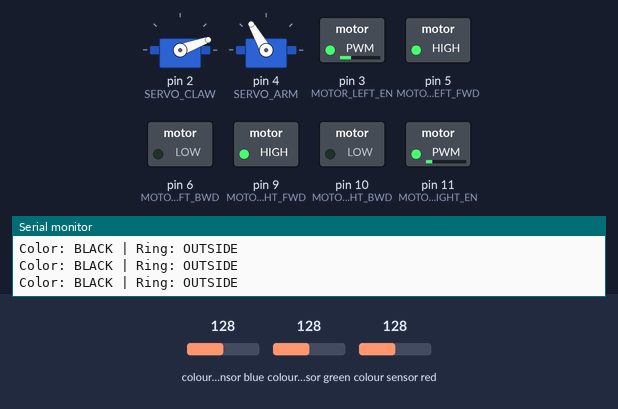
The sketch below on a simulated Arduino Uno, built with avr-gcc and run on an emulated ATmega328P. Parts: 2 × servo, switched loads named in the sketch (green lamp = pin HIGH), the last lines printed to the serial monitor. Wiring (inferred from the names in the program): TCS3200 colour sensor: output pin 7; S2 A4; S3 A5; S0 A2; S1 A3. The test bench sets the inputs (shaded band); at power-on: colour sensor blue 128, colour sensor green 128, colour sensor red 128. Pins used as bus, display or sensor lines are not drawn.

Above: at 2.2 s.
2.3 s: colour sensor blue set to 5
4.2 s: colour sensor green set to 5
At 42.2 s:
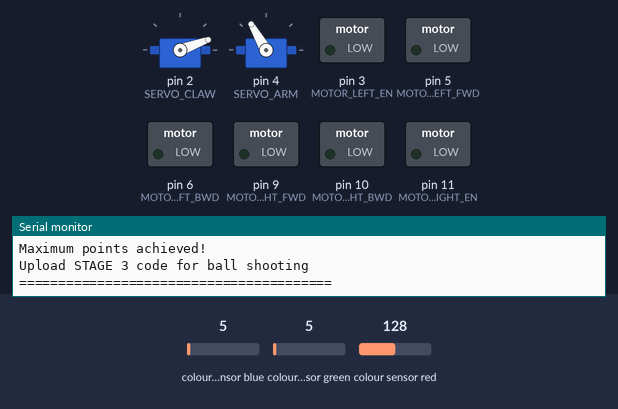
Timing chart, 0 to 42.5 s (numbered marks = the images above; inputs shaded):
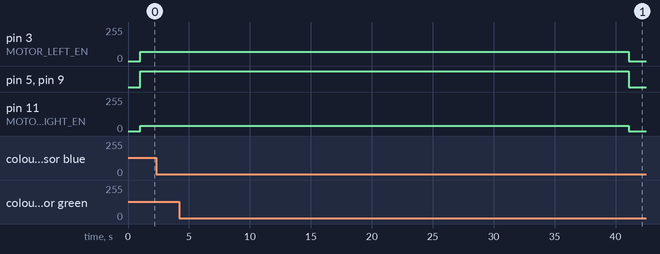

The sketch:

GREEN_STAGE2_TargetNavigation.ino
```cpp
/*
 * ========================================
 * GREEN PATH - STAGE 2: TARGET NAVIGATION
 * ========================================
 *
 * MISSION:
 * 1. Navigate through colored target rings using color sensor
 * 2. Pass through BLUE ring (outer) - 5 pts
 * 3. Pass through RED ring (middle) - 5 pts
 * 4. Pass through GREEN ring (inner) - 5 pts
 * 5. Reach BLACK center - 5 pts
 * 6. Total: 20 pts for perfect navigation!
 *
 * UPLOAD THIS AT: Purple circle (reupload point after ramp)
 * NEXT UPLOAD AT: Black center circle (for ball shooting)
 *
 * STRATEGY:
 * - Use color sensor to navigate toward center
 * - Slow, precise movements
 * - All wheels must clear each ring for full points!
 *
 * CRITICAL: This is the hardest part - take it slow!
 * ========================================
 */

#include <Servo.h>

// ============ PIN CONFIGURATION ============
#define MOTOR_LEFT_FWD 5
#define MOTOR_LEFT_BWD 6
#define MOTOR_RIGHT_FWD 9
#define MOTOR_RIGHT_BWD 10
#define MOTOR_LEFT_EN 3
#define MOTOR_RIGHT_EN 11

#define COLOR_S0 A2
#define COLOR_S1 A3
#define COLOR_S2 A4
#define COLOR_S3 A5
#define COLOR_OUT 7

#define SERVO_CLAW 2
#define SERVO_ARM 4

// ============ SPEED CONFIGURATION ============
#define SPEED_TARGET_NAV 80   // Very slow for precise navigation
#define SPEED_APPROACH 60     // Extra slow for ring transitions
#define SPEED_TURN_MICRO 70   // Micro-adjustments

// ============ TARGET RING TRACKING ============
enum TargetRing {
  OUTSIDE_TARGET,  // Before blue ring
  BLUE_RING,       // On blue ring
  RED_RING,        // On red ring
  GREEN_RING,      // On green ring
  BLACK_CENTER     // At center!
};

TargetRing currentRing = OUTSIDE_TARGET;
int ringsCleared = 0;

// ============ GLOBAL OBJECTS ============
Servo clawServo;
Servo armServo;

// ============ SETUP ============
void setup() {
  Serial.begin(115200);

  // Motor pins
  pinMode(MOTOR_LEFT_FWD, OUTPUT);
  pinMode(MOTOR_LEFT_BWD, OUTPUT);
  pinMode(MOTOR_RIGHT_FWD, OUTPUT);
  pinMode(MOTOR_RIGHT_BWD, OUTPUT);
  pinMode(MOTOR_LEFT_EN, OUTPUT);
  pinMode(MOTOR_RIGHT_EN, OUTPUT);

  // Color sensor
  pinMode(COLOR_S0, OUTPUT);
  pinMode(COLOR_S1, OUTPUT);
  pinMode(COLOR_S2, OUTPUT);
  pinMode(COLOR_S3, OUTPUT);
  pinMode(COLOR_OUT, INPUT);

  digitalWrite(COLOR_S0, HIGH);
  digitalWrite(COLOR_S1, LOW);

  // Servos - keep arm up during navigation
  clawServo.attach(SERVO_CLAW);
  armServo.attach(SERVO_ARM);
  armServo.write(120);
  clawServo.write(20);

  Serial.println("========================================");
  Serial.println("GREEN PATH - STAGE 2: TARGET NAVIGATION");
  Serial.println("Navigate: BLUE -> RED -> GREEN -> BLACK");
  Serial.println("========================================");

  delay(1000);
}

// ============ MAIN PROGRAM ============
void loop() {
  // Navigate through all rings to center
  stage2_NavigateToCenter();

  // Success!
  stopMotors();
  Serial.println("========================================");
  Serial.println("CENTER REACHED!!!");
  Serial.print("Rings cleared: ");
  Serial.println(ringsCleared);
  Serial.println("Maximum points achieved!");
  Serial.println("Upload STAGE 3 code for ball shooting");
  Serial.println("========================================");

  while(1); // Halt
}

// ============ TARGET NAVIGATION ============

void stage2_NavigateToCenter() {
  Serial.println(">>> STARTING TARGET NAVIGATION");

  unsigned long navigationStart = millis();
  unsigned long lastColorCheck = 0;
  String previousColor = "UNKNOWN";
  int sameColorCount = 0;

  while(true) {
    // Check color frequently
    if (millis() - lastColorCheck > 200) {
      String currentColor = detectColor();

      // Debug output
      Serial.print("Color: ");
      Serial.print(currentColor);
      Serial.print(" | Ring: ");
      Serial.println(getRingName(currentRing));

      // Track color consistency
      if (currentColor == previousColor) {
        sameColorCount++;
      } else {
        sameColorCount = 0;
        previousColor = currentColor;
      }

      // Update ring progression (need consistent readings)
      if (sameColorCount >= 2) {
        updateRingProgress(currentColor);
      }

      // Check if we've reached the center
      if (currentRing == BLACK_CENTER) {
        // Move forward a bit more to ensure we're fully in center
        moveForwardSlow(SPEED_APPROACH);
        delay(800);
        break;
      }

      lastColorCheck = millis();
    }

    // Navigate toward center based on current position
    navigateTowardCenter();

    // Timeout safety (should complete in ~30 seconds)
    if (millis() - navigationStart > 40000) {
      Serial.println(">>> Navigation timeout");
      break;
    }
  }
}

void updateRingProgress(String color) {
  // Track progression through rings
  if (color == "BLUE" && currentRing == OUTSIDE_TARGET) {
    currentRing = BLUE_RING;
    Serial.println(">>> ENTERING BLUE RING");
  }
  else if (color == "RED" && currentRing == BLUE_RING) {
    currentRing = RED_RING;
    ringsCleared++;
    Serial.println(">>> CLEARED BLUE RING! (5 pts)");
    Serial.println(">>> ENTERING RED RING");
  }
  else if (color == "GREEN" && currentRing == RED_RING) {
    currentRing = GREEN_RING;
    ringsCleared++;
    Serial.println(">>> CLEARED RED RING! (5 pts)");
    Serial.println(">>> ENTERING GREEN RING");
  }
  else if (color == "BLACK" && currentRing == GREEN_RING) {
    currentRing = BLACK_CENTER;
    ringsCleared++;
    Serial.println(">>> CLEARED GREEN RING! (5 pts)");
    Serial.println(">>> AT BLACK CENTER! (5 pts)");
  }
}

void navigateTowardCenter() {
  // Simple strategy: move forward toward center with slight corrections
  // The target is circular, so we just need to keep moving inward

  String color = detectColor();

  // If we're on the correct color for our current ring, move forward
  if ((currentRing == BLUE_RING && color == "BLUE") ||
      (currentRing == RED_RING && color == "RED") ||
      (currentRing == GREEN_RING && color == "GREEN") ||
      (currentRing == BLACK_CENTER && color == "BLACK")) {
    moveForwardSlow(SPEED_TARGET_NAV);
  }
  // If we detect the next ring color, we're transitioning - continue forward
  else if ((currentRing == BLUE_RING && color == "RED") ||
           (currentRing == RED_RING && color == "GREEN") ||
           (currentRing == GREEN_RING && color == "BLACK")) {
    moveForwardSlow(SPEED_APPROACH);
  }
  // If we detect a previous color, we've drifted backward - move forward faster
  else if ((currentRing == RED_RING && color == "BLUE") ||
           (currentRing == GREEN_RING && color == "RED") ||
           (currentRing == BLACK_CENTER && color == "GREEN")) {
    moveForwardSlow(SPEED_TARGET_NAV + 20);
  }
  // Unknown or off-target - make small correction
  else {
    // Slight turn to realign
    microTurnRight();
    delay(100);
    moveForwardSlow(SPEED_APPROACH);
  }
}

// ============ MOTOR CONTROL (PRECISE MOVEMENTS) ============

void moveForwardSlow(int speed) {
  digitalWrite(MOTOR_LEFT_FWD, HIGH);
  digitalWrite(MOTOR_LEFT_BWD, LOW);
  digitalWrite(MOTOR_RIGHT_FWD, HIGH);
  digitalWrite(MOTOR_RIGHT_BWD, LOW);
  analogWrite(MOTOR_LEFT_EN, speed);
  analogWrite(MOTOR_RIGHT_EN, speed);
}

void microTurnRight() {
  digitalWrite(MOTOR_LEFT_FWD, HIGH);
  digitalWrite(MOTOR_LEFT_BWD, LOW);
  digitalWrite(MOTOR_RIGHT_FWD, HIGH);
  digitalWrite(MOTOR_RIGHT_BWD, LOW);
  analogWrite(MOTOR_LEFT_EN, SPEED_TURN_MICRO);
  analogWrite(MOTOR_RIGHT_EN, SPEED_TURN_MICRO - 30); // Slight differential
}

void microTurnLeft() {
  digitalWrite(MOTOR_LEFT_FWD, HIGH);
  digitalWrite(MOTOR_LEFT_BWD, LOW);
  digitalWrite(MOTOR_RIGHT_FWD, HIGH);
  digitalWrite(MOTOR_RIGHT_BWD, LOW);
  analogWrite(MOTOR_LEFT_EN, SPEED_TURN_MICRO - 30);
  analogWrite(MOTOR_RIGHT_EN, SPEED_TURN_MICRO);
}

void stopMotors() {
  analogWrite(MOTOR_LEFT_EN, 0);
  analogWrite(MOTOR_RIGHT_EN, 0);
  digitalWrite(MOTOR_LEFT_FWD, LOW);
  digitalWrite(MOTOR_LEFT_BWD, LOW);
  digitalWrite(MOTOR_RIGHT_FWD, LOW);
  digitalWrite(MOTOR_RIGHT_BWD, LOW);
}

// ============ COLOR DETECTION ============

String detectColor() {
  // Read red frequency
  digitalWrite(COLOR_S2, LOW);
  digitalWrite(COLOR_S3, LOW);
  int red = pulseIn(COLOR_OUT, LOW, 50000);

  // Read green frequency
  digitalWrite(COLOR_S2, HIGH);
  digitalWrite(COLOR_S3, HIGH);
  int green = pulseIn(COLOR_OUT, LOW, 50000);

  // Read blue frequency
  digitalWrite(COLOR_S2, LOW);
  digitalWrite(COLOR_S3, HIGH);
  int blue = pulseIn(COLOR_OUT, LOW, 50000);

  // CRITICAL: Calibrate these values on actual target!
  // Lower values = more of that color detected

  if (red < 70 && green > 110 && blue > 110) {
    return "RED";
  }
  else if (red > 110 && green < 70 && blue > 110) {
    return "GREEN";
  }
  else if (red > 110 && green > 110 && blue < 70) {
    return "BLUE";
  }
  else if (red < 50 && green < 50 && blue < 50) {
    return "BLACK";
  }

  return "UNKNOWN";
}

// ============ HELPER FUNCTIONS ============

String getRingName(TargetRing ring) {
  switch(ring) {
    case OUTSIDE_TARGET: return "OUTSIDE";
    case BLUE_RING: return "BLUE";
    case RED_RING: return "RED";
    case GREEN_RING: return "GREEN";
    case BLACK_CENTER: return "CENTER";
    default: return "UNKNOWN";
  }
}
```
